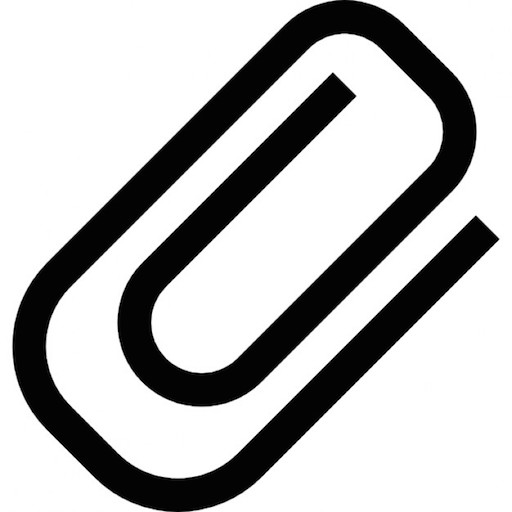
#> input picture clip_r.jpg, 512 x 512 px
$ python hough_lines.py
#> lines starting #> are read from the running program, lines starting #| are printed output that depends on the picture; after the words box and inside, x2 and y2 are one past the last pixel; in counts of white or black regions, pixels touching at a corner belong together
#> in drawLinesFromFile, im is the input picture: shape (512, 512, 3); min 0, max 255, mean 187.5
import cv2
import numpy as np
import math
def getLinesMarkedFromImage(im):
    gr_im = cv2.cvtColor(im,cv2.COLOR_BGR2GRAY)
    edge_im =cv2.Canny(im,20,300)
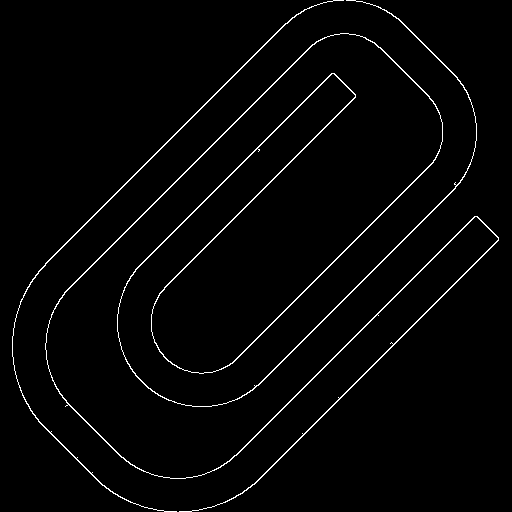
#> edge_im: shape (512, 512); 2.2% white in thin lines or dots
    lines = cv2.HoughLines(edge_im,1,np.pi/180,200)
#> lines = [[252, 0.785], [218, 0.785], [286, 0.785], [521, 0.785], [488, 0.785], [320, 0.785], [420, 0.785], [454, 0.785]]
    for rho,theta in lines[0]:
        x0 = rho*np.sin(theta)
        y0 = rho*np.cos(theta)
        x1 = int(x0-200*np.sin(theta))
        y1 = int(y0+200*np.cos(theta))
        x2 = int(x0+200*np.sin(theta))
        y2 = int(y0-200*np.cos(theta))
        cv2.line(im,(x1,y1),(x2,y2),(0,255,0),2)
        cv2.circle(im,(x0,y0),5,(0,255,0),-1)
#> this loop made 1 pass
#> (rho, theta, x0, y0, x1, y1, x2, y2) on pass 1: (252, 0.785, 178.2, 178.2, 36, 319, 319, 36)
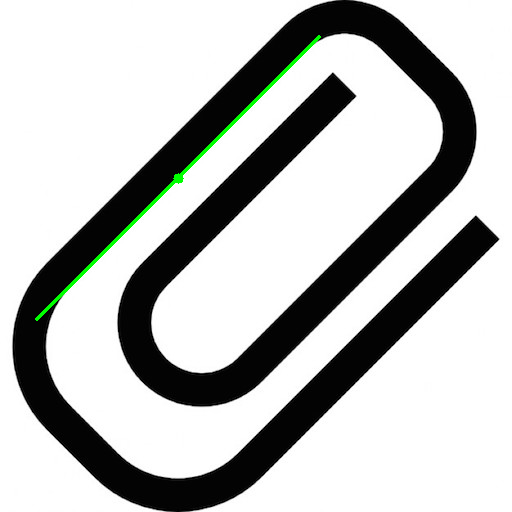
#> im: shape (512, 512, 3); 0.56% of pixels changed, all inside (x1, y1, x2, y2) = (35, 35, 321, 321)
def drawLinesFromFile(file):
    im = cv2.imread(file)
    getLinesMarkedFromImage(im)
    cv2.imshow('marked lines',im)
    cv2.waitKey(0)
    cv2.destroyAllWindows()
def main():
    drawLinesFromFile('clip_r.jpg')
if __name__ == "__main__":
    main()
